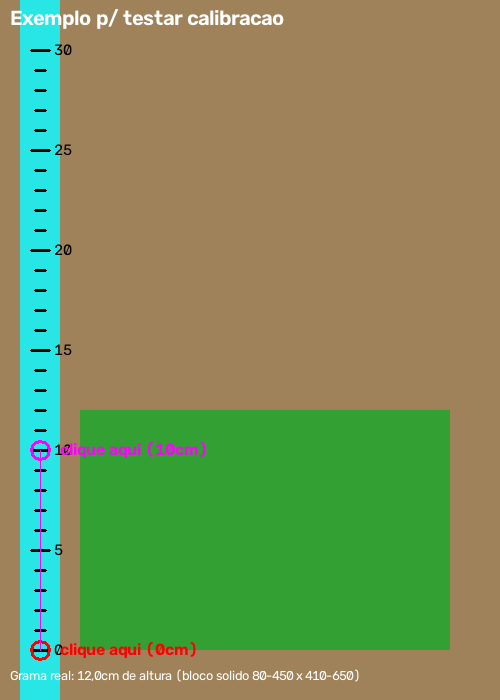
#> input picture backend/tests/fixtures/exemplo_manual_calibracao.png, 500 x 700 px
$ python -i analise_grama.py   (imports and definitions only)
#> lines starting #> are read from the running program, lines starting #| are printed output that depends on the picture; after the words box and inside, x2 and y2 are one past the last pixel; in counts of white or black regions, pixels touching at a corner belong together
#> further down, picture is the input picture: shape (700, 500, 3); mean B, G, R 91.4, 144.6, 124
"""
Análise de altura de grama a partir de uma única imagem enviada pelo usuário.
==============================================================================
Adaptado do pipeline de visão de `Challenge-Grama-Webcam-Exato/medir_grama.py`
(segmentação HSV + amostragem por coluna + mediana), mas operando sobre uma
imagem avulsa em vez de uma webcam fixa e calibrada.

Sem `calibration.json` não existe `px_por_cm` nem `y_chao` reais, então a
altura não pode ser expressa em centímetros — é expressa como % da altura do
frame, medida a partir da base da imagem (assumida como "chão").
"""
from __future__ import annotations

import cv2
import numpy as np

HSV_LOWER = (35, 40, 40)
HSV_UPPER = (85, 255, 255)
SAMPLE_COLS = (0.25, 0.50, 0.75)
LEVEL_NAMES = ("AUSENTE", "BAIXA", "MEDIA", "ALTA")
# Cores BGR (OpenCV) por nível — usadas nas bolinhas/legenda da imagem anotada.
LEVEL_COLORS_BGR = (
    (150, 150, 150),  # AUSENTE — cinza
    (0, 255, 0),      # BAIXA — verde
    (0, 255, 255),    # MEDIA — amarelo
    (0, 0, 255),      # ALTA — vermelho
)
FAIXA_BAIXA_PCT = 15.0   # altura <= FAIXA_BAIXA_PCT (% do frame) → BAIXA
FAIXA_MEDIA_PCT = 35.0   # FAIXA_BAIXA_PCT < altura <= FAIXA_MEDIA_PCT → MEDIA
                         # altura > FAIXA_MEDIA_PCT → ALTA


# [10 lines left out: function decodificar_imagem, not called in this run]


def apply_mask(frame_bgr: np.ndarray) -> np.ndarray:
    hsv = cv2.cvtColor(frame_bgr, cv2.COLOR_BGR2HSV)
#> hsv: shape (700, 500, 3); mean H, S, V 33.5, 134.5, 165.6
    mask = cv2.inRange(hsv, np.array(HSV_LOWER), np.array(HSV_UPPER))
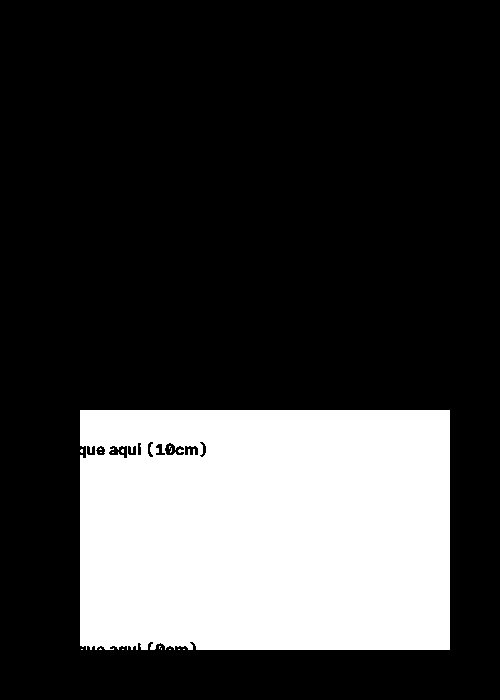
#> mask: shape (700, 500); 25.1% white; 16 white regions (15 under 20 px), largest, box (x1, y1, x2, y2) and area: (80, 410, 450, 650) 87707
    kernel = cv2.getStructuringElement(cv2.MORPH_RECT, (3, 3))
    mask = cv2.morphologyEx(mask, cv2.MORPH_OPEN, kernel)
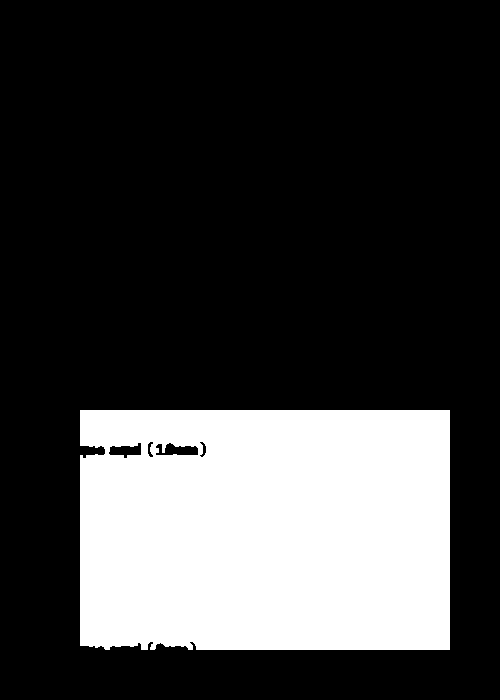
#> mask: shape (700, 500); 25% white; 1 white region, box (x1, y1, x2, y2) and area: (80, 410, 450, 650) 87490
    mask = cv2.morphologyEx(mask, cv2.MORPH_CLOSE, kernel)
#> mask: shape (700, 500); 25% white; 1 white region, box (x1, y1, x2, y2) and area: (80, 410, 450, 650) 87606
    return mask


# [63 lines left out: functions measure_top_y, y_para_altura_pct, classify_pct, classify_frame_pct, margem_erro_pct, not called in this run]


def cobertura_verde_pct(mask: np.ndarray) -> float:
    """% de pixels do frame classificados como verde pela máscara HSV."""
    return float(np.count_nonzero(mask == 255)) / mask.size * 100.0


# [124 lines left out: functions calcular_px_por_cm, _mascara_interior_pick, contar_pontos_pick, maior_componente, altura_media_por_coluna_px, analisar_pick and 1 more, not called in this run]


# Verde = ponto interior (I); laranja = ponto de borda (B) — mesmas cores da
# legenda mostrada no frontend.
COR_PICK_INTERIOR_BGR = (0, 220, 0)
COR_PICK_BORDA_BGR = (0, 140, 255)
COR_PICK_CAIXA_BGR = (255, 0, 255)


# [155 lines left out: functions _desenhar_pontos_pick, desenhar_anotacoes, analisar_imagem, not called in this run]

>>> import cv2
>>> picture = cv2.imread('tests/fixtures/exemplo_manual_calibracao.png')
>>> result = apply_mask(picture)
